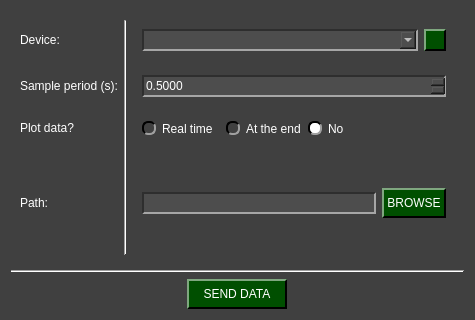
<?xml version="1.0" encoding="UTF-8"?>
<ui version="4.0">
 <class>Arduino_SendData_W</class>
 <widget class="QWidget" name="Arduino_SendData_W">
  <property name="geometry">
   <rect>
    <x>0</x>
    <y>0</y>
    <width>475</width>
    <height>320</height>
   </rect>
  </property>
  <property name="windowTitle">
   <string>Form</string>
  </property>
  <property name="styleSheet">
   <string notr="true">QComboBox QAbstractItemView {
    background-color: rgb(77, 77, 77);
}

QComboBox QAbstractItemView::item:focus{
    background-color: rgb(140, 140, 140);
}

QDoubleSpinBox{
	background-color: rgb(77, 77, 77);
	
	border-top: 1.5px solid rgb(46, 46, 46);
	border-left: 1.5px solid rgb(46, 46, 46);

	border-bottom: 1.5px solid rgb(166, 166, 166);
	border-right: 1.5px solid rgb(166, 166, 166);
}

QDoubleSpinBox::up-button{
    image: url(:/imgs/imgs/drop_up_arrow.png);
	width: 11px;

	background-color: rgb(0, 79, 0);
	border-top: 1.5px solid rgb(127, 167, 127);
	border-left: 1.5px solid rgb(127, 167, 127);

	border-bottom: 1.5px solid rgb(0, 0, 0);
	border-right: 1.5px solid rgb(0, 0, 0);
}

QDoubleSpinBox::up-button:pressed{
	border: 2px solid rgb(255, 255, 255);
}

QDoubleSpinBox::up-button:hover{
	background-color: rgb(0, 50, 0);
}

QDoubleSpinBox::down-button{
    image: url(:/imgs/imgs/drop_down_arrow.png);
	width: 11px;

	background-color: rgb(0, 79, 0);
	border-top: 1.5px solid rgb(127, 167, 127);
	border-left: 1.5px solid rgb(127, 167, 127);

	border-bottom: 1.5px solid rgb(0, 0, 0);
	border-right: 1.5px solid rgb(0, 0, 0);
}

QDoubleSpinBox::down-button:pressed{
	border: 2px solid rgb(255, 255, 255);
}

QDoubleSpinBox::down-button:hover{
	background-color: rgb(0, 50, 0);
}

QWidget#Arduino_SendData_W{
	background-color: rgb(64, 64, 64);
}

QWidget{
	color: rgb(255, 255, 255);
}

QComboBox{
	background-color: rgb(77, 77, 77);
	
	border-top: 1.5px solid rgb(46, 46, 46);
	border-left: 1.5px solid rgb(46, 46, 46);

	border-bottom: 1.5px solid rgb(166, 166, 166);
	border-right: 1.5px solid rgb(166, 166, 166);
}


QComboBox::drop-down{
	image: url(:/imgs/imgs/drop_down_arrow.png);
	width: 11px;

	background-color: rgb(0, 79, 0);
	border-top: 2px solid rgb(127, 167, 127);
	border-left: 2px solid rgb(127, 167, 127);

	border-bottom: 2px solid rgb(0, 0, 0);
	border-right: 2px solid rgb(0, 0, 0);
}

QComboBox::drop-down:hover{
	background-color: rgb(0, 50, 0);
}

QComboBox::drop-down:pressed{
	border: 2px solid rgb(255, 255, 255);
}

QPushButton{
	background-color: rgb(0, 79, 0);

	border-top: 1.5px solid rgb(127, 167, 127);
	border-left: 1.5px solid rgb(127, 167, 127);

	border-bottom: 1.5px solid rgb(0, 0, 0);
	border-right: 1.5px solid rgb(0, 0, 0);

	
	font: 12pt &quot;Helvetica&quot;;
	text-align:center;
}

QWidget{
	font: 12pt &quot;Helvetica&quot;;
}

QPushButton:hover{
	background-color: rgb(0, 50, 0);
}

QPushButton:pressed{
	border: 2px solid rgb(255, 255, 255);
}

QLineEdit{
	background-color: rgb(77, 77, 77);
	border-top: 1.5px solid rgb(46, 46, 46);
	border-left: 1.5px solid rgb(46, 46, 46);

	border-bottom: 1.5px solid rgb(166, 166, 166);
	border-right: 1.5px solid rgb(166, 166, 166);
}

QRadioButton::indicator{
	border-radius: 6px;
	border-top: 1.5px solid rgb(0, 0, 0);
	border-left: 1.5px solid rgb(0, 0, 0);

	border-bottom: 1.5px solid rgb(160, 160, 160);
	border-right: 1.5px solid rgb(160, 160, 160);
}

QRadioButton::indicator::checked{
	background-color: white;
}

QRadioButton::indicator::unchecked:hover{
	background-color: #9F9F9F;
}

QRadioButton::indicator::pressed{
	border: 1.5px solid #505050
}

QPushButton#reload_devices{
	image: url(:/imgs/imgs/reload.png);
	width: 11px;
	background-color: rgb(0, 79, 0);

	border-top: 1.5px solid rgb(127, 167, 127);
	border-left: 1.5px solid rgb(127, 167, 127);

	border-bottom: 1.5px solid rgb(0, 0, 0);
	border-right: 1.5px solid rgb(0, 0, 0);

	
	font: 12pt &quot;Helvetica&quot;;
	text-align:center;
}

QPushButton#reload_devices:hover{
	background-color: rgb(0, 50, 0);
}

QPushButton#reload_devices:pressed{
	border: 2px solid rgb(255, 255, 255);
}</string>
  </property>
  <layout class="QGridLayout" name="gridLayout_3">
   <item row="0" column="0">
    <widget class="QWidget" name="widget" native="true">
     <layout class="QGridLayout" name="gridLayout">
      <item row="2" column="2" alignment="Qt::AlignmentFlag::AlignLeft">
       <widget class="QWidget" name="widget_7" native="true">
        <layout class="QHBoxLayout" name="horizontalLayout">
         <item>
          <widget class="QRadioButton" name="yes_rt_plot_radio">
           <property name="text">
            <string>Real time</string>
           </property>
           <property name="checked">
            <bool>false</bool>
           </property>
           <attribute name="buttonGroup">
            <string notr="true">plot_radio_group</string>
           </attribute>
          </widget>
         </item>
         <item>
          <widget class="QLabel" name="label_warning">
           <property name="toolTip">
            <string>&lt;html&gt;&lt;head/&gt;&lt;body&gt;&lt;p&gt;&lt;span style=&quot; font-size:16pt;&quot;&gt;Selecting Real Time may reduce your acquisition performance if you need to collect data at high frequencies ( sample period &amp;lt; 0.05 s ). We suggest plotting at the end of the acquisition if you don't want to be affected.&lt;/span&gt;&lt;/p&gt;&lt;/body&gt;&lt;/html&gt;</string>
           </property>
           <property name="text">
            <string>&lt;html&gt;&lt;head/&gt;&lt;body&gt;&lt;p&gt;&lt;img src=&quot;:/imgs/imgs/Warning_logo.png&quot;/&gt;&lt;/p&gt;&lt;/body&gt;&lt;/html&gt;</string>
           </property>
          </widget>
         </item>
         <item>
          <widget class="QRadioButton" name="yes_ate_plot_radio">
           <property name="text">
            <string>At the end</string>
           </property>
           <attribute name="buttonGroup">
            <string notr="true">plot_radio_group</string>
           </attribute>
          </widget>
         </item>
         <item>
          <widget class="QRadioButton" name="no_plot_radio">
           <property name="text">
            <string>No</string>
           </property>
           <property name="checked">
            <bool>true</bool>
           </property>
           <attribute name="buttonGroup">
            <string notr="true">plot_radio_group</string>
           </attribute>
          </widget>
         </item>
        </layout>
       </widget>
      </item>
      <item row="1" column="0">
       <widget class="QLabel" name="label_4">
        <property name="minimumSize">
         <size>
          <width>0</width>
          <height>30</height>
         </size>
        </property>
        <property name="maximumSize">
         <size>
          <width>16777215</width>
          <height>30</height>
         </size>
        </property>
        <property name="text">
         <string>Sample period (s):</string>
        </property>
       </widget>
      </item>
      <item row="4" column="0">
       <widget class="QLabel" name="label_8">
        <property name="minimumSize">
         <size>
          <width>0</width>
          <height>30</height>
         </size>
        </property>
        <property name="maximumSize">
         <size>
          <width>16777215</width>
          <height>30</height>
         </size>
        </property>
        <property name="text">
         <string>Path:</string>
        </property>
       </widget>
      </item>
      <item row="4" column="2">
       <widget class="QWidget" name="widget_9" native="true">
        <property name="minimumSize">
         <size>
          <width>0</width>
          <height>50</height>
         </size>
        </property>
        <property name="maximumSize">
         <size>
          <width>16777215</width>
          <height>50</height>
         </size>
        </property>
        <layout class="QHBoxLayout" name="horizontalLayout_3">
         <item alignment="Qt::AlignmentFlag::AlignVCenter">
          <widget class="QLineEdit" name="path_line_edit">
           <property name="minimumSize">
            <size>
             <width>0</width>
             <height>22</height>
            </size>
           </property>
           <property name="maximumSize">
            <size>
             <width>16777215</width>
             <height>22</height>
            </size>
           </property>
          </widget>
         </item>
         <item alignment="Qt::AlignmentFlag::AlignVCenter">
          <widget class="QPushButton" name="path_folder_browse">
           <property name="minimumSize">
            <size>
             <width>0</width>
             <height>30</height>
            </size>
           </property>
           <property name="maximumSize">
            <size>
             <width>16777215</width>
             <height>30</height>
            </size>
           </property>
           <property name="text">
            <string> BROWSE </string>
           </property>
          </widget>
         </item>
        </layout>
       </widget>
      </item>
      <item row="0" column="2">
       <widget class="QWidget" name="widget_2" native="true">
        <layout class="QGridLayout" name="gridLayout_2">
         <item row="1" column="0">
          <widget class="QComboBox" name="device_combo">
           <property name="minimumSize">
            <size>
             <width>0</width>
             <height>22</height>
            </size>
           </property>
           <property name="maximumSize">
            <size>
             <width>16777215</width>
             <height>22</height>
            </size>
           </property>
          </widget>
         </item>
         <item row="1" column="1">
          <widget class="QPushButton" name="reload_devices">
           <property name="minimumSize">
            <size>
             <width>22</width>
             <height>22</height>
            </size>
           </property>
           <property name="maximumSize">
            <size>
             <width>22</width>
             <height>22</height>
            </size>
           </property>
           <property name="toolTip">
            <string>&lt;html&gt;&lt;head/&gt;&lt;body&gt;&lt;p&gt;Update COM ports&lt;/p&gt;&lt;/body&gt;&lt;/html&gt;</string>
           </property>
           <property name="text">
            <string/>
           </property>
          </widget>
         </item>
        </layout>
       </widget>
      </item>
      <item row="2" column="0">
       <widget class="QLabel" name="label_6">
        <property name="minimumSize">
         <size>
          <width>0</width>
          <height>30</height>
         </size>
        </property>
        <property name="maximumSize">
         <size>
          <width>16777215</width>
          <height>30</height>
         </size>
        </property>
        <property name="text">
         <string>Plot data?</string>
        </property>
       </widget>
      </item>
      <item row="0" column="0">
       <widget class="QLabel" name="label">
        <property name="minimumSize">
         <size>
          <width>0</width>
          <height>30</height>
         </size>
        </property>
        <property name="maximumSize">
         <size>
          <width>16777215</width>
          <height>30</height>
         </size>
        </property>
        <property name="text">
         <string>Device:</string>
        </property>
       </widget>
      </item>
      <item row="1" column="2">
       <widget class="QWidget" name="widget_5" native="true">
        <layout class="QGridLayout" name="gridLayout_6">
         <item row="0" column="0">
          <widget class="QDoubleSpinBox" name="Ts_in">
           <property name="minimumSize">
            <size>
             <width>0</width>
             <height>22</height>
            </size>
           </property>
           <property name="maximumSize">
            <size>
             <width>16777215</width>
             <height>22</height>
            </size>
           </property>
           <property name="decimals">
            <number>4</number>
           </property>
           <property name="maximum">
            <double>999.990000000000009</double>
           </property>
           <property name="singleStep">
            <double>0.010000000000000</double>
           </property>
           <property name="stepType">
            <enum>QAbstractSpinBox::StepType::AdaptiveDecimalStepType</enum>
           </property>
           <property name="value">
            <double>0.500000000000000</double>
           </property>
          </widget>
         </item>
        </layout>
       </widget>
      </item>
      <item row="0" column="1" rowspan="6">
       <widget class="Line" name="line">
        <property name="orientation">
         <enum>Qt::Orientation::Vertical</enum>
        </property>
       </widget>
      </item>
     </layout>
    </widget>
   </item>
   <item row="1" column="0">
    <widget class="Line" name="line_3">
     <property name="orientation">
      <enum>Qt::Orientation::Horizontal</enum>
     </property>
    </widget>
   </item>
   <item row="2" column="0" alignment="Qt::AlignmentFlag::AlignHCenter">
    <widget class="QPushButton" name="start_send_data">
     <property name="minimumSize">
      <size>
       <width>100</width>
       <height>30</height>
      </size>
     </property>
     <property name="maximumSize">
      <size>
       <width>16777215</width>
       <height>30</height>
      </size>
     </property>
     <property name="text">
      <string>SEND DATA</string>
     </property>
    </widget>
   </item>
  </layout>
 </widget>
 <resources>
  <include location="resources_1.qrc"/>
 </resources>
 <connections/>
 <buttongroups>
  <buttongroup name="plot_radio_group"/>
 </buttongroups>
</ui>
